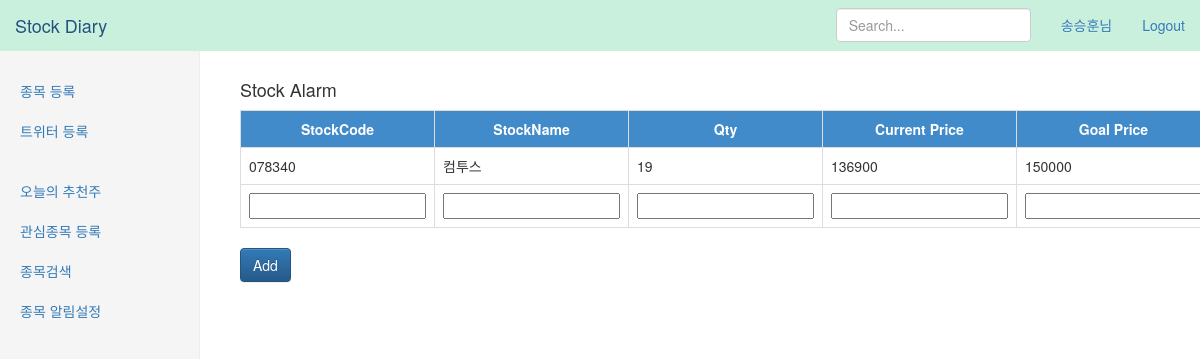
/stock/alarm (signed in), run on an earlier commit of the app's database.
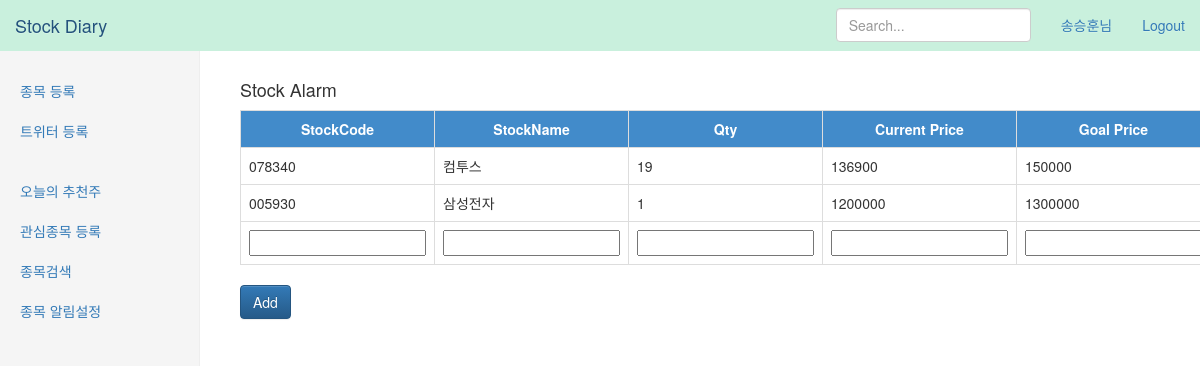
And on a later commit of the database.
### stock/models.py (models this page shows, shortened)
class AlarmStock(models.Model):
	alarm_user = models.ForeignKey(User,related_name='alarm_user')
	stock_code = models.ForeignKey(Stock)
	price = models.IntegerField()
	qty = models.IntegerField()
	goal_price = models.IntegerField()
	def __str__(self):
		return self.alarm_user.username

class Stock(models.Model):
	stock_code = models.CharField(max_length=10)
	stock_name = models.CharField(max_length=100)
	stock_gubun = models.CharField(max_length=10, default="코스피")

### stock/views.py (the view)
def alarm(request):
	alarm_list = AlarmStock.objects.filter(alarm_user=request.user)
	print alarm_list
	return render_to_response('stock/stock_alarm.html',RequestContext(request,{'alarm_list':alarm_list}))

### stock/templates/stock/stock_alarm.html (shortened to what this page needs)
{% extends "stock/base.html" %}
{% block contents %}
<h4>Stock Alarm</h4>
<form method="post" action="{% url 'alarm_add' %}">
<table class="table table-bordered table-hover">
<tr>
	<th>StockCode</th>
	<th>StockName</th>
	<th>Qty</th>
	<th>Current Price</th>
	<th>Goal Price</th>
</tr>
<tr>
    {% for stock in alarm_list %}
    <tr>
	<td>{{ stock.stock_code.stock_code }}</td>
	<td>{{ stock.stock_code.stock_name }}</td>
	<td>{{ stock.qty }}</td>
	<td>{{ stock.price }}</td>
	<td>{{ stock.goal_price }}</td>
	</tr>
	{% endfor %}
	<tr>
	<td><input type="text" name="stock_code" id="stock_code" /></td>
	<td><input type="text" name="stock_name" id="stock_name" /></td>
	<td><input type="text" name="qty" id="qty" /></td>
	<td><input type="text" name="price" id="price" /></td>
	<td><input type="text" name="goal_price" id="goal_price" /></td>
	</tr>
</tr>
</table>
<button type="submit" class="btn btn-primary">Add</button>
</form>
{% endblock %}

### stock/templates/stock/base.html (shortened to what this page needs)
<!doctype html>
{% load static from staticfiles %}
<html>
<head>
<link rel="stylesheet" href="https://maxcdn.bootstrapcdn.com/bootstrap/3.3.2/css/bootstrap.min.css">
<link rel="stylesheet" href="https://maxcdn.bootstrapcdn.com/bootstrap/3.3.2/css/bootstrap-theme.min.css">
<link rel="stylesheet" href="//code.jquery.com/ui/1.11.4/themes/smoothness/jquery-ui.css">
<link rel="stylesheet" href="{% static 'stock/stock.css' %}">
</head>
<body>
	<nav class="navbar navbar-fixed-top nav-bar-color">
      <div class="container-fluid">
        <div class="navbar-header">
          <a class="navbar-brand" href="#">Stock Diary</a>
        </div>
        <div id="navbar" class="navbar-collapse collapse">
          <ul class="nav navbar-nav navbar-right">
            {% if request.user.is_authenticated %}
            <li><a href="#">{{ request.user.last_name }}{{ request.user.first_name }}님</a></li>
            <li><a href="{% url 'logout' %}">Logout</a></li>
            {% else %}
            <li><a href="{% url 'login' %}">Login</a></li>
            <li><a href="{% url 'register' %}">Register</a></li>
            {% endif %}
          </ul>
          <form class="navbar-form navbar-right" method="POST" action="{% url 'stock_search' %}">
            <input type="text" class="form-control" placeholder="Search..." id="search_key" name="search_key" autocomplete="off">
          </form>
        </div>
      </div>
    </nav>
	<div class="container-fluid">
      <div class="row">
        <div class="col-sm-3 col-md-2 sidebar">
          {% if request.user.is_staff %}
          <ul class="nav nav-sidebar">
            <li><a href="{% url 'list' %}" >종목 등록</a></li>
            <li><a href="{% url 'tweet_send' %}">트위터 등록</a></li>
          </ul>
          {% endif %}
          <ul class="nav nav-sidebar">
            <li><a href="{% url 'today_stock' %}">오늘의 추천주</a></li>
            <li><a href="{% url 'favorite' %}">관심종목 등록</a></li>
            <li><a href="{% url 'search_stock' %}">종목검색</a></li>
            <li><a href="{% url 'alarm' %}">종목 알림설정</a></li>
          </ul>
        </div>
        <div class="col-sm-9 col-sm-offset-3 col-md-10 col-md-offset-2 main">
			{% block contents %}{% endblock %}
        </div>
      </div>
    </div>
</body>
</html>

### stock/static/stock/stock.css (style rules this page uses)
body { padding-top: 50px; }
@media (min-width: 768px) { .sidebar { position: fixed; top: 51px; bottom: 0; left: 0; z-index: 1000; display: block; padding: 20px; overflow-x: hidden; overflow-y: auto; background-color: #f5f5f5; border-right: 1px solid #eee; } }
.main { padding: 20px; }
@media (min-width: 768px) { .main { padding-right: 40px; padding-left: 40px; } }
.nav-sidebar { margin-right: -21px; margin-bottom: 20px; margin-left: -20px; }
.nav-sidebar > li > a { padding-right: 20px; padding-left: 20px; }
.nav-bar-color { background-color:#C9F0DD; }
th { text-align: center; background-color: #428bca; color:white; }

### stock/templates/stock/base.html (style rules this page uses)
body { padding-top: 50px; }
@media (min-width: 768px) { .sidebar { position: fixed; top: 51px; bottom: 0; left: 0; z-index: 1000; display: block; padding: 20px; overflow-x: hidden; overflow-y: auto; background-color: #f5f5f5; border-right: 1px solid #eee; } }
.main { padding: 20px; }
@media (min-width: 768px) { .main { padding-right: 40px; padding-left: 40px; } }
.nav-sidebar { margin-right: -21px; margin-bottom: 20px; margin-left: -20px; }
.nav-sidebar > li > a { padding-right: 20px; padding-left: 20px; }
.nav-bar-color { background-color:#C9F0DD; }
th { text-align: center; background-color: #428bca; color:white; }

What changed in the data, as far as the page shows it:
added AlarmStock: stock_code.stock_code "005930", stock_code.stock_name "삼성전자", qty "1", price "1200000", goal_price "1300000"
